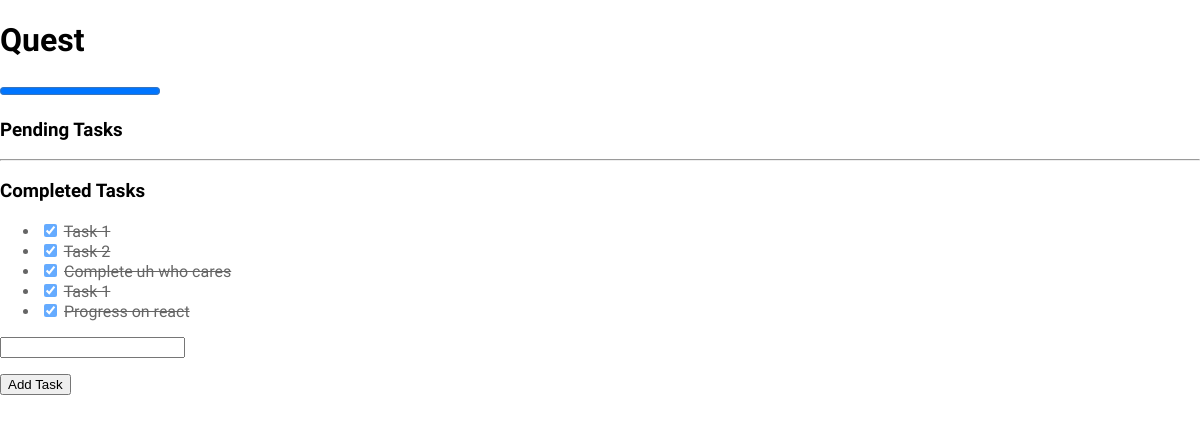
Screenshot of /Quest/ (signed in) with the database file from the repository.
### home/models.py (models this page shows, shortened)
class List(models.Model):
    user = models.ForeignKey(User, on_delete=models.CASCADE)
    name = models.CharField(max_length=100)
    difficulty = models.CharField(max_length=50, default='Easy')
    created_at = models.DateTimeField(auto_now_add=True)
    is_completed = models.BooleanField(default=False)

class Task(models.Model):
    list = models.ForeignKey(List, on_delete=models.CASCADE)
    task = models.CharField(max_length=255)
    is_completed = models.BooleanField(default=False)

### home/views.py (the view, shortened to what this page needs)
# urls.py: path('<str:quest_name>/', views.openQuest, name='open_quest'),
@login_required
def openQuest(request, quest_name):
    quest = List.objects.filter(name=quest_name, user=request.user).first()
    if not quest:
        raise Http404("Quest not found")
    quest_tasks = Task.objects.filter(list=quest)
    completed_tasks = quest_tasks.filter(is_completed=True).count()
    total_tasks = quest_tasks.count()
    if completed_tasks == total_tasks:
        quest.is_completed = True
        quest.save()
    taskForm = TaskForm()
    formset = checkboxformset(queryset=quest_tasks)
    return render(request, 'openQuest.html', {'quest_tasks': quest_tasks, 'quest_name': quest.name, 'taskForm':taskForm, 'formset': formset, 'completed_tasks': completed_tasks, 'total_tasks': total_tasks})

### home/forms.py
class TaskForm(forms.ModelForm):
    class Meta:
        model = Task
        fields = ['task']
        labels = {
            'task': '',
        }

### templates/openQuest.html (shortened to what this page needs)
{% extends "home.html" %}
{% block content %}
<h1>{{ quest_name }}</h1>
<progress value="{{ completed_tasks }}" max="{{ total_tasks }}"></progress>
<form method="POST" id="checkpoints-form">
    <h3>Pending Tasks</h3>
    <hr>
    <h3>Completed Tasks</h3>
    <ul class="checkpoints completed-list" style="opacity: 0.6;">
        {% for form in formset %}
            {% if form.is_completed.value %}
                <li>
                    {{ form.is_completed }} <strike>{{ form.instance.task }}</strike>
                </li>
            {% endif %}
        {% endfor %}
    </ul>
</form>
<div class="add_task">
    <form method="POST">
        {{ taskForm.as_p }}
        <button type="submit" name="action" value="add_task">Add Task</button>
    </form>
</div>
{% endblock content %}

### templates/home.html (shortened to what this page needs)
{% load static %}
<!DOCTYPE html>
<html lang="en">
<head>
    <link rel="stylesheet" href="{% static 'CSS/style.css' %}">
</head>
<body>
  {% block content %}{% endblock content%}
</body>
</html>

### static/CSS/style.css (style rules this page uses)
body, html { margin: 0; padding: 0; font-family: "Trirong", serif; }
:root { --primary-teal: #14B8A6; --dark-teal: #0D9488; --light-teal: #F0FDFA; --very-light-teal: #D1FAF8; --teal-text: #0D5D53; --shadow-teal: rgba(0, 92, 84, 0.629); --transition-smooth: all 0.3s ease; }

### rows the page displays
List: name "Quest"
Task: instance.task "Task 1"
Task: instance.task "Task 2"
Task: instance.task "Complete uh who cares"
Task: instance.task "Task 1"
Task: instance.task "Progress on react"
